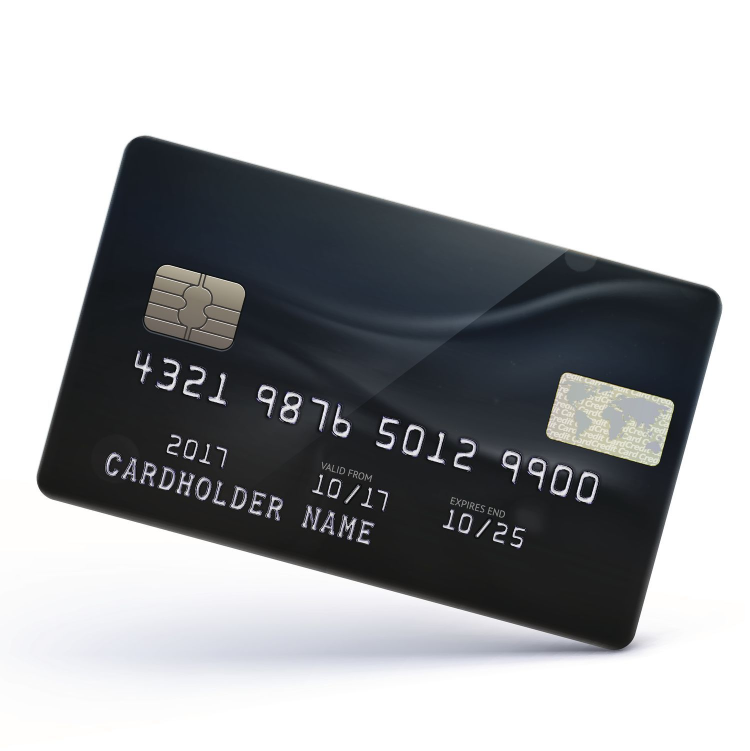
#> input picture 06 - Hatetlewe7 hatlewe7.jpg, 1500 x 1502 px (shown at 1/2 size)
$ jupyter execute numbersPart.ipynb   (older library calls are emulated)
#> lines starting #> are read from the running program, lines starting #| are printed output that depends on the picture; after the words box and inside, x2 and y2 are one past the last pixel; in counts of white or black regions, pixels touching at a corner belong together
[cell 1]
import cv2
import numpy as np
import matplotlib.pyplot as plt


# Load the image
image = cv2.imread('06 - Hatetlewe7 hatlewe7.jpg')
#> image is the input picture: shape (1502, 1500, 3); mean B, G, R 170.6, 168.5, 167.1

pad_size = 50

# Pad the image with white color (255)
padded_image = cv2.copyMakeBorder(image, pad_size, pad_size, pad_size, pad_size,
                                  cv2.BORDER_CONSTANT, value=[255, 255, 255])
plt.imshow(padded_image)
plt.title('padded image')
plt.axis('off')

gray = cv2.cvtColor(padded_image, cv2.COLOR_BGR2GRAY)
kernel_size = (3,3)  # Width and height of the rectangle
kernel = cv2.getStructuringElement(cv2.MORPH_RECT, kernel_size)

# Perform dilation
dilated_image = cv2.morphologyEx(gray, cv2.MORPH_GRADIENT, kernel)
plt.imshow(dilated_image, cmap="gray")
plt.show()
#> figure, not shown here; B, G, R data is drawn as R, G, B

thresh = cv2.threshold(dilated_image, 100, 140, cv2.THRESH_BINARY)[1]
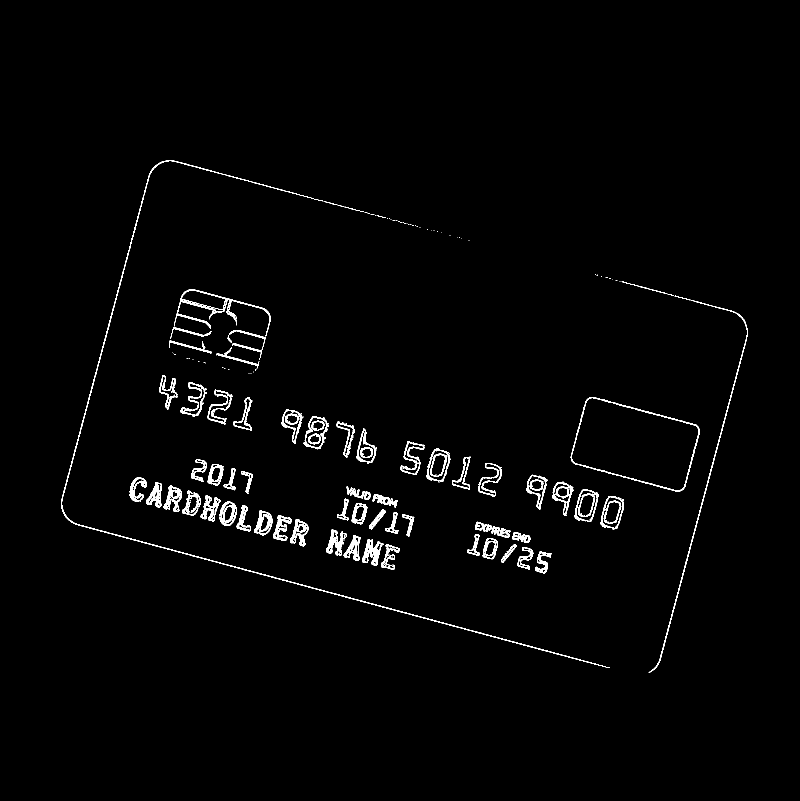
#> thresh: shape (1602, 1600) (shown at 1/2 size); values 0 (black) and 140 (white), 1.7% white; 157 white regions (75 under 20 px), largest, box (x1, y1, x2, y2) and area: (123, 321, 1220, 1336) 4573, (1298, 591, 1495, 1345) 1905, (1141, 794, 1399, 983) 1793
plt.imshow(thresh, cmap="gray")
plt.show()
# Preprocess the image
blurred = cv2.GaussianBlur(gray, (5, 5), 0)
edges = cv2.Canny(blurred, 50, 150)
#> edges: shape (1602, 1600); 0.83% white in thin lines or dots, all inside (x1, y1, x2, y2) = (123, 321, 1495, 1360)

# Detect contours
contours, _ = cv2.findContours(edges, cv2.RETR_EXTERNAL, cv2.CHAIN_APPROX_SIMPLE)
#> contours = 3 contours, 2 with area under 20; largest, box (x1, y1, x2, y2) and area: (123, 321, 1495, 1351) 930012

def find_card_contour(contours):
    # Iterate over contours and find the one with 4 points and is rectangular
    for contour in contours:
        epsilon = 0.02 * cv2.arcLength(contour, True)
        approx = cv2.approxPolyDP(contour, epsilon, True)
        if len(approx) == 4 and cv2.contourArea(approx) > 1000:  # Check if it's a quadrilateral and area is significant
            return approx
#> this loop made 3 passes
#> (epsilon, approx) on passes 1, 3: (3.43, [[1225, 1356], [1284, 1355]]), (83.76, [[311, 331], [132, 1034], [1307, 1339], [1484, 635]])
#> epsilon on pass 2: 1.37
    return None

# Find card contour
approx = find_card_contour(contours)
#> approx = [[311, 331], [132, 1034], [1307, 1339], [1484, 635]]

if approx is None:
    print("No valid card contour found. Using edge bounding box.")
    # Find bounding box of edges
    x, y, w, h = cv2.boundingRect(edges)
    approx = np.array([
        [x, y],
        [x + w, y],
        [x + w, y + h],
        [x, y + h]
    ], dtype="float32")

# Ensure there are exactly 4 points
if len(approx) != 4:
    print("Detected contour does not have exactly 4 points. Using fallback.")
    # Fallback to using detected edges bounding box if no valid contour
    x, y, w, h = cv2.boundingRect(edges)
    approx = np.array([
        [x, y],
        [x + w, y],
        [x + w, y + h],
        [x, y + h]
    ], dtype="float32")

# Sort the points to ensure correct order (top-left, top-right, bottom-right, bottom-left)
def order_points(pts):
    pts = np.array(pts, dtype="float32")
#> pts has the same summary as approx outside order_points
    s = pts.sum(axis=1)
#> s = [642, 1166, 2646, 2119]
    diff = np.diff(pts, axis=1)
#> diff = [20, 902, 32, -849]
    ordered_pts = np.zeros((4, 2), dtype="float32")
    ordered_pts[0] = pts[np.argmin(s)]
    ordered_pts[2] = pts[np.argmax(s)]
    ordered_pts[1] = pts[np.argmin(diff)]
    ordered_pts[3] = pts[np.argmax(diff)]
    return ordered_pts

# Ordered points
ordered_approx = order_points(approx.reshape(4, 2))
#> ordered_approx = [[311, 331], [1484, 635], [1307, 1339], [132, 1034]]

# Perspective Transform
def four_point_transform(image, pts):
    rect = np.array(pts, dtype="float32")
#> rect has the same summary as ordered_approx outside four_point_transform
    (tl, tr, br, bl) = rect
#> tl = [311, 331]; tr = [1484, 635]; br = [1307, 1339]; bl = [132, 1034]
    widthA = np.linalg.norm(br - bl)
#> widthA = 1213.9
    widthB = np.linalg.norm(tr - tl)
#> widthB = 1211.8
    maxWidth = max(int(widthA), int(widthB))
#> maxWidth = 1213
    heightA = np.linalg.norm(tr - br)
#> heightA = 725.9
    heightB = np.linalg.norm(tl - bl)
#> heightB = 725.4
    maxHeight = max(int(heightA), int(heightB))
#> maxHeight = 725
    dst = np.array([
        [0, 0],
        [maxWidth - 1, 0],
        [maxWidth - 1, maxHeight - 1],
        [0, maxHeight - 1]
    ], dtype="float32")
#> dst = [[0, 0], [1212, 0], [1212, 724], [0, 724]]
    M = cv2.getPerspectiveTransform(rect, dst)
#> M = [[0.971, 0.247, -383.7], [-0.251, 0.969, -242.5], [-1.1e-07, 2.54e-06, 1]]
    warped = cv2.warpPerspective(image, M, (maxWidth, maxHeight))
    return warped

# Perform perspective transform
warped_image = four_point_transform(padded_image, ordered_approx)

# Check orientation and rotate if necessary
def correct_orientation(image):
    (h, w) = image.shape[:2]
#> h = 725; w = 1213
    if w < h:
        center = (w // 2, h // 2)
        M = cv2.getRotationMatrix2D(center, 90, 1.0)
        rotated = cv2.warpAffine(image, M, (h, w), flags=cv2.INTER_CUBIC)
        return rotated
    return image

# Correct orientation if needed
corrected_image = correct_orientation(warped_image)

# Display results
plt.figure(figsize=(12, 8))
plt.subplot(2, 2, 1)
plt.title('Original Image')
plt.imshow(cv2.cvtColor(image, cv2.COLOR_BGR2RGB))
plt.axis('off')

plt.subplot(2, 2, 2)
plt.title('Edge Detection')
plt.imshow(edges, cmap='gray')
plt.axis('off')

plt.subplot(2, 2, 3)
plt.title('Contours Detected')
# Draw contours on a copy of the original image
contour_image = padded_image.copy()
if approx is not None:
    approx = np.int32(approx).reshape(-1, 2)  # Ensure the points are integers
    print(approx.shape[:2])
#| (4, 2)
    cv2.drawContours(contour_image, [approx], -1, (0, 255, 0), 2)
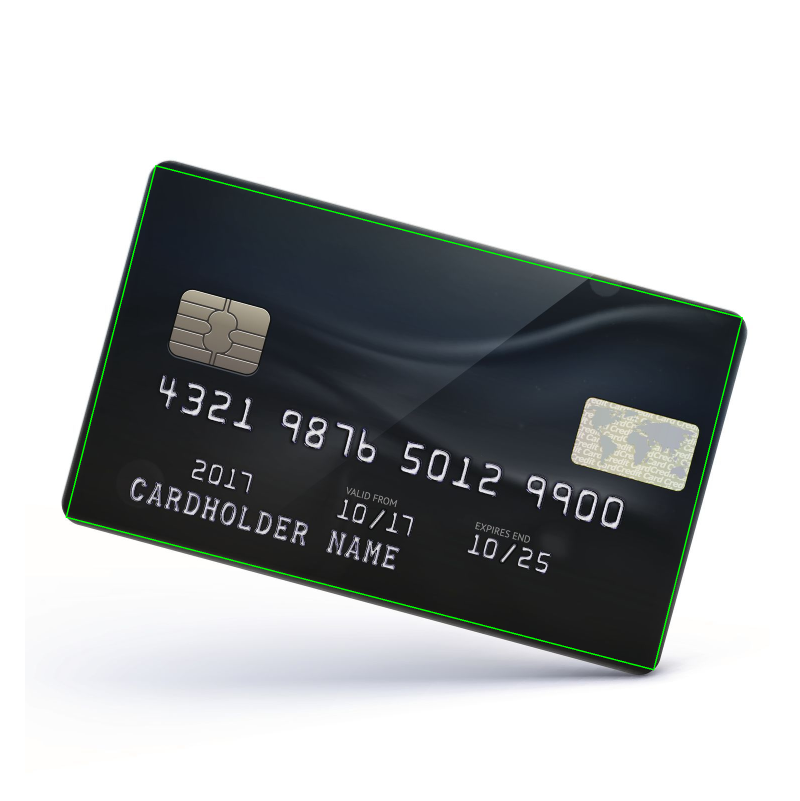
#> contour_image: shape (1602, 1600, 3) (shown at 1/2 size); mean B, G, R 180.6, 179.9, 177.6
plt.imshow(cv2.cvtColor(contour_image, cv2.COLOR_BGR2RGB))
plt.axis('off')

plt.subplot(2, 2, 4)
plt.title('Corrected Perspective Transform')
plt.imshow(cv2.cvtColor(corrected_image, cv2.COLOR_BGR2RGB))
plt.axis('off')

plt.tight_layout()
plt.show()
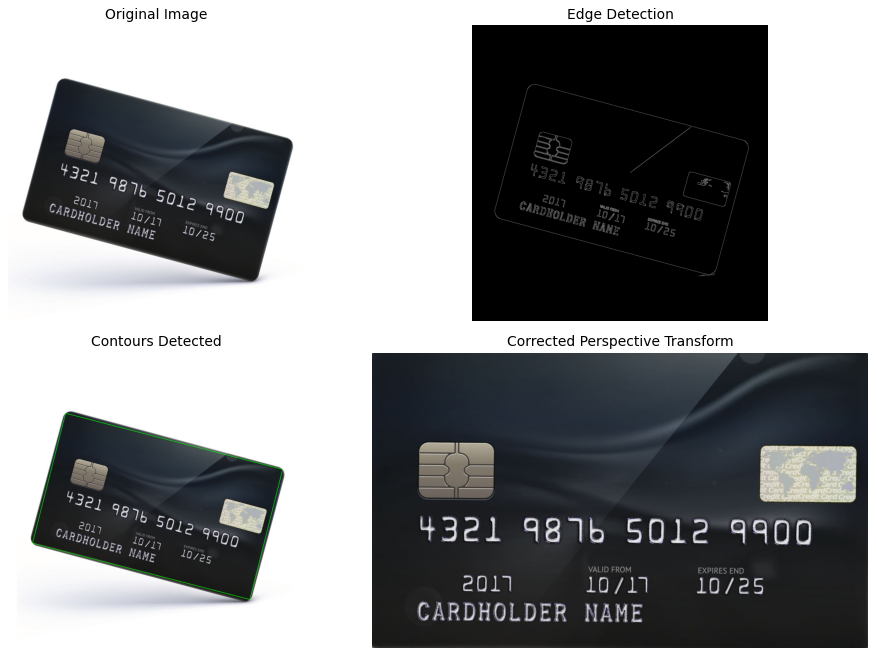
#> figure drawn by matplotlib, 4 panels

[cell 2]
import cv2
import matplotlib.pyplot as plt
import numpy as np
import imutils
from imutils import contours
import argparse


def showImage(name, image, cmap=None):
    plt.imshow(image, cmap=cmap)
    plt.axis('off')  # Hide axis
    plt.title(name)
    plt.show()

# Load the image
image = corrected_image

blurred_image = cv2.GaussianBlur(image, (15, 15), 0)

# Convert to grayscale
image_gray = cv2.cvtColor(blurred_image, cv2.COLOR_BGR2GRAY)

# Display the grayscale image
showImage("Grayscale Image", image_gray, cmap='gray')

# median = cv2.medianBlur(image, 51)
# showImage("median Image", median, cmap='gray')

[cell 3]
# Apply a tophat (whitehat) morphological operator
rectKernel = cv2.getStructuringElement(cv2.MORPH_RECT, (9, 9))
sqKernel = cv2.getStructuringElement(cv2.MORPH_RECT, (5, 5))
tophat = cv2.morphologyEx(image_gray, cv2.MORPH_TOPHAT, rectKernel)

# Display the tophat image
showImage("Tophat", tophat, cmap='gray')

[cell 4]
# compute the Scharr gradient of the tophat image, then scale
# the rest back into the range [0, 255]
gradX = cv2.Sobel(tophat, ddepth=cv2.CV_32F, dx=1, dy=0,ksize=31)
gradX = np.absolute(gradX)
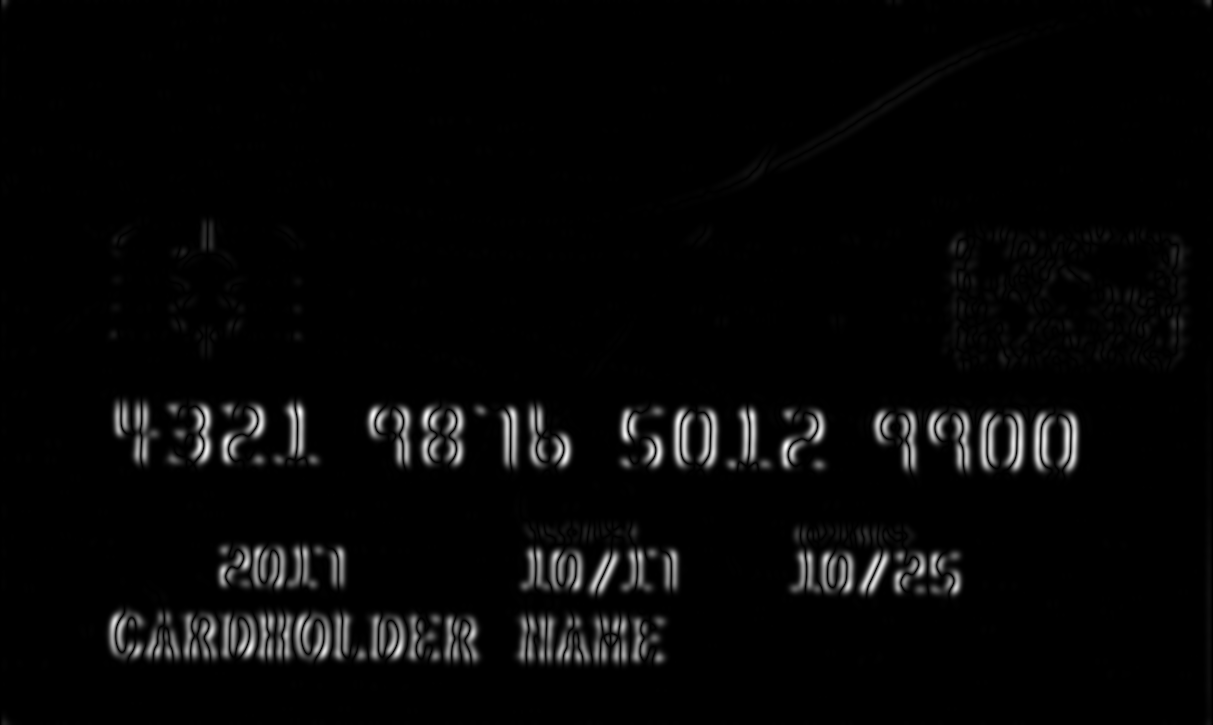
#> gradX: shape (725, 1213) float32; min 0, max 6.52e+18, mean 1.84e+17; drawn with min black and max white
(minVal, maxVal) = (np.min(gradX), np.max(gradX))
#> minVal = 0; maxVal = 6.52e+18
# Adjust scaling factor to stretch the gradient
scaling_factor = 300.0  # Increase this value to stretch the gradient more
gradX = (scaling_factor * (gradX - minVal) / (maxVal - minVal))
gradX = np.clip(gradX, 0, 255)  # Ensure values are within [0, 255]
gradX = gradX.astype("uint8")

# apply a closing operation using the rectangular kernel to help
# cloes gaps in between credit card number digits, then apply
# Otsu's thresholding method to binarize the image
rectKernel2 = cv2.getStructuringElement(cv2.MORPH_RECT, (21, 21))
gradX = cv2.morphologyEx(gradX, cv2.MORPH_CLOSE, rectKernel2)
thresh = cv2.threshold(gradX, 0, 255,cv2.THRESH_BINARY | cv2.THRESH_OTSU)[1]
#> thresh: shape (725, 1213); 7.7% white; 12 white regions, largest, box (x1, y1, x2, y2) and area: (109, 612, 478, 661) 14761, (874, 411, 1078, 471) 9215, (368, 406, 571, 467) 7769
# apply a second closing operation to the binary image, again
# to help close gaps between credit card number regions
thresh = cv2.morphologyEx(thresh, cv2.MORPH_CLOSE, sqKernel)
showImage("thresh", thresh, cmap='gray')
blurred_image = cv2.GaussianBlur(thresh, (401, 1), 0)
#> blurred_image: shape (725, 1213)
_, thresholded_image = cv2.threshold(blurred_image, 30, 255, cv2.THRESH_BINARY)
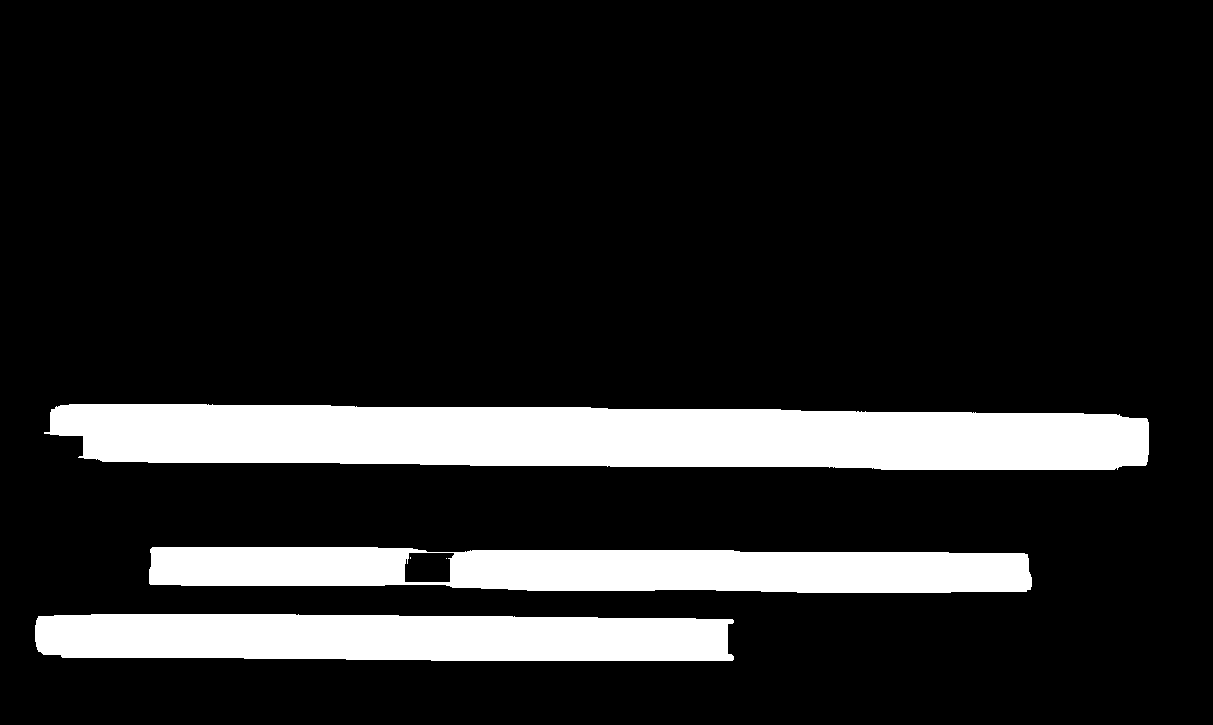
#> thresholded_image: shape (725, 1213); 14.3% white; 5 white regions (2 under 20 px)

showImage("thresh", thresholded_image, cmap='gray')

[cell 5]
# Find contours
contours, _ = cv2.findContours(thresholded_image, cv2.RETR_EXTERNAL, cv2.CHAIN_APPROX_SIMPLE)
#> contours = 3 contours; box (x1, y1, x2, y2) and area: (44, 404, 1149, 470) 61116, (149, 547, 1032, 593) 33766, (35, 614, 734, 661) 29641

# Initialize variables for largest contour
max_width = 0
largest_contour = None
bounding_rect = None

# Iterate over contours to find the one with the maximum width
for contour in contours:
    x, y, w, h = cv2.boundingRect(contour)
    if w > max_width:
        max_width = w
        largest_contour = contour
        bounding_rect = (x, y, w, h)
#> this loop made 3 passes
#> (x, y, w, h, max_width) on passes 1 to 3: (35, 614, 699, 47, 699), (149, 547, 883, 46, 883), (44, 404, 1105, 66, 1105)
#> after the loop, largest_contour = contour of 131 points, box (x1, y1, x2, y2) (44, 404, 1149, 470), area 61116; max_width = 1105

# Draw the largest contour
if largest_contour is not None:
    # cv2.drawContours(image, [largest_contour], -1, (0, 0, 0), 2)

    # Draw the bounding rectangle
    x, y, w, h = bounding_rect
    cv2.rectangle(image, (x, y), (x + w, y + h), (255, 0, 0), 2)
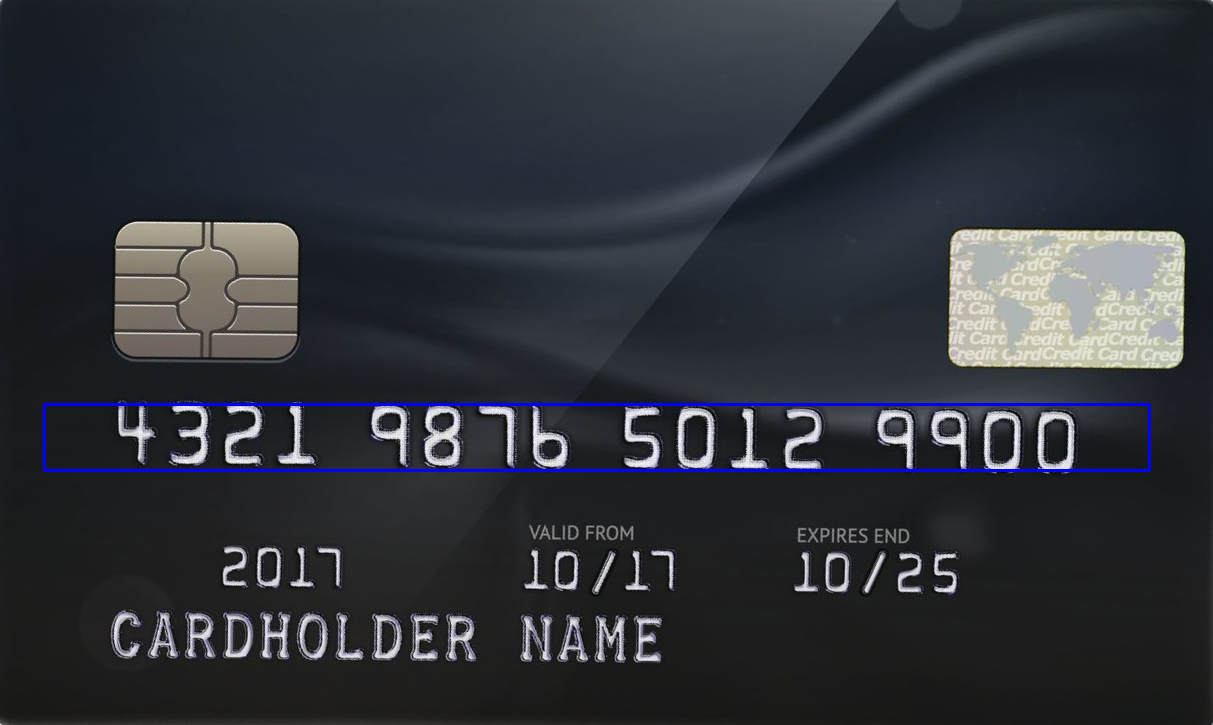
#> image: shape (725, 1213, 3); mean B, G, R 56.2, 50.4, 47.2

# Convert image to RGB for displaying with matplotlib
image_contours = cv2.cvtColor(image, cv2.COLOR_BGR2RGB)

# Display the result
plt.figure(figsize=(10, 10))
plt.imshow(image_contours)
plt.title('Largest Contour with Bounding Rectangle')
plt.axis('off')
plt.show()
